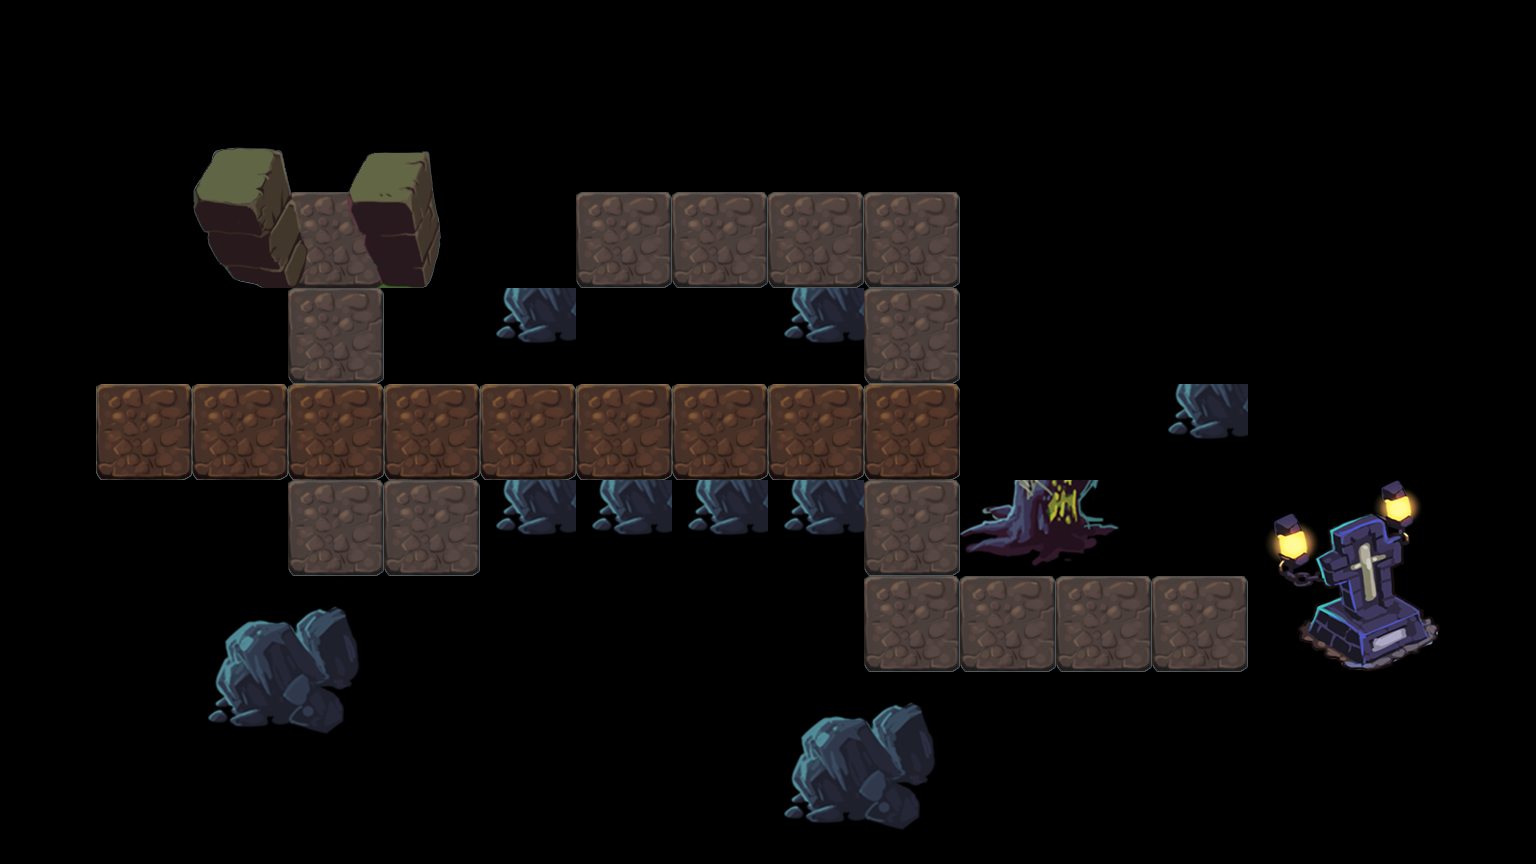

Tiled map render using the project's own tile images. Description and the map definition, with tile-layer contents summarised, below:
An orthogonal 16x9 tile map with 96x96 px tiles, 1 tile layer (bg) and 9 objects (2x 3, 0, 1, 2, 4, ...).

<map version="1.0" orientation="orthogonal" width="16" height="9" tilewidth="96" tileheight="96">
 <tileset firstgid="1" name="tiles" tilewidth="96" tileheight="96">
  <image source="tiles.png" trans="ff00ff" width="768" height="576" />
  <tile id="19">
   <properties>
    <property name="Wall" value="1" />
   </properties>
  </tile>
  <tile id="23">
   <properties>
    <property name="canTouch" value="1" />
   </properties>
  </tile>
  <tile id="38">
   <properties>
    <property name="" value="" />
   </properties>
  </tile>
  <tile id="40">
   <properties>
    <property name="Wall" value="Wall" />
   </properties>
  </tile>
 </tileset>
 <layer name="bg" width="16" height="9">
  <data>[144 cells, 144 non-empty, 20 distinct tile ids]</data>
 </layer>
 <objectgroup name="obj" width="0" height="0">
  <object name="0" x="333" y="248" />
  <object name="1" x="358" y="497" />
  <object name="2" x="633" y="497" />
  <object name="3" x="603" y="233" />
  <object name="4" x="894" y="218" />
  <object name="5" x="939" y="591" />
  <object name="6" x="1300" y="588" />
 </objectgroup>
 <objectgroup name="bodyresource" width="16" height="9">
  <object name="1" type="3" x="941" y="184" width="386" height="242" />
  <object name="2" type="9" x="425" y="682" width="303" height="83">
   <ellipse />
  </object>
 </objectgroup>
</map>
